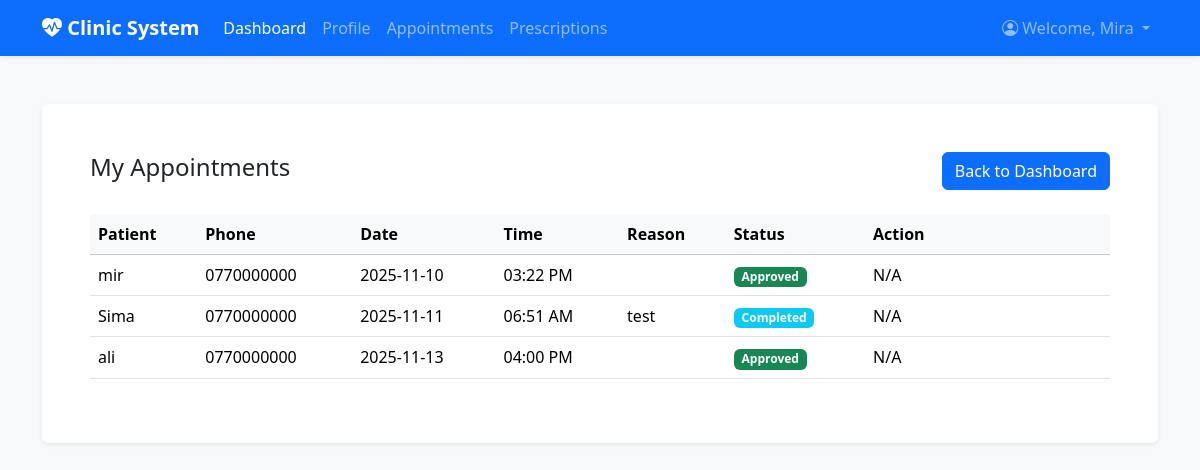
Page /Doctor/appointments.php (signed in) on the committed database.
### tables this page shows
CREATE TABLE `appointments` (
  `appointment_id` int(11) NOT NULL,
  `patient_id` int(11) DEFAULT NULL,
  `doctor_id` int(11) DEFAULT NULL,
  `appointment_date` date DEFAULT NULL,
  `appointment_time` time DEFAULT NULL,
  `status` enum('pending','approved','completed','cancelled') DEFAULT 'pending',
  `notes` text DEFAULT NULL,
  `created_at` timestamp NOT NULL DEFAULT current_timestamp()
);

CREATE TABLE `users` (
  `user_id` int(11) NOT NULL,
  `full_name` varchar(100) DEFAULT NULL,
  `email` varchar(100) DEFAULT NULL,
  `password_hash` varchar(255) DEFAULT NULL,
  `phone` varchar(20) DEFAULT NULL,
  `gender` enum('Male','Female','Other') DEFAULT NULL,
  `date_of_birth` date DEFAULT NULL,
  `role` enum('doctor','patient','admin') DEFAULT NULL,
  `created_at` timestamp NOT NULL DEFAULT current_timestamp()
);

### Doctor/appointments.php (the view, shortened to what this page needs)
<?php
include '../header.php';
$doctor_user_id = $_SESSION['user_id'];
$doctor_id = $conn->query("SELECT doctor_id FROM doctors WHERE user_id = $doctor_user_id")->fetch_assoc()['doctor_id'];
$query = "SELECT a.appointment_id, a.appointment_date, a.appointment_time, a.status, a.notes, u.full_name AS patient_name, u.phone AS patient_phone
          FROM appointments a JOIN patients p ON a.patient_id = p.patient_id JOIN users u ON p.user_id = u.user_id
          WHERE a.doctor_id = ? ORDER BY a.appointment_date, a.appointment_time";
$stmt = $conn->prepare($query); $stmt->bind_param("i", $doctor_id); $stmt->execute();
$result = $stmt->get_result();
function getStatusBadge($status) {
    switch ($status) {
        case 'approved': return 'success';
        case 'completed': return 'info';
    }
}
?>
<!DOCTYPE html>
<html lang="en">
<head>
    <link href="https://cdn.jsdelivr.net/npm/bootstrap@5.3.3/dist/css/bootstrap.min.css" rel="stylesheet">
    <link href="https://cdn.jsdelivr.net/npm/bootstrap-icons@1.11.3/font/bootstrap-icons.min.css" rel="stylesheet">
</head>
<body>
    <div class="container my-5">
        <div class="card shadow-sm border-0">
            <div class="card-body p-5">
                <div class="d-flex justify-content-between align-items-center mb-4">
                    <h2 class="h4">My Appointments</h2>
                    <a href="../dashboard.php" class="btn btn-primary">Back to Dashboard</a>
                </div>
                <div class="table-responsive">
                    <table class="table table-hover align-middle">
                        <thead class="table-light">
                            <tr>
                                <th>Patient</th><th>Phone</th><th>Date</th><th>Time</th>
                                <th>Reason</th><th>Status</th><th>Action</th>
                            </tr>
                        </thead>
                        <tbody>
                            <?php
                            if ($result->num_rows > 0) {
                                while($row = $result->fetch_assoc()) {
                                    $badge_class = getStatusBadge($row['status']);
                                    echo "<tr>";
                                    echo "<td>" . htmlspecialchars($row['patient_name']) . "</td>";
                                    echo "<td>" . htmlspecialchars($row['patient_phone']) . "</td>";
                                    echo "<td>" . htmlspecialchars($row['appointment_date']) . "</td>";
                                    echo "<td>" . htmlspecialchars(date('h:i A', strtotime($row['appointment_time']))) . "</td>";
                                    echo "<td>" . htmlspecialchars($row['notes']) . "</td>";
                                    echo "<td><span class='badge bg-{$badge_class}'>" . ucfirst(htmlspecialchars($row['status'])) . "</span></td>";
                                    echo "<td style='min-width: 170px;'>";
                                    if ($row['status'] == 'pending') {
                                        echo "<form action='appointments.php' method='POST' class='d-inline-block me-1'>
                                                <input type='hidden' name='appointment_id' value='{$row['appointment_id']}'>
                                                <button type='submit' name='action_approve' class='btn btn-sm btn-success'><i class='bi bi-check-lg'></i></button>
                                              </form>";
                                        echo "<form action='appointments.php' method='POST' class='d-inline-block'>
                                                <input type='hidden' name='appointment_id' value='{$row['appointment_id']}'>
                                                <button type='submit' name='action_cancel' class='btn btn-sm btn-danger'><i class='bi bi-x-lg'></i></button>
                                              </form>";
                                    } else echo "N/A";
                                    echo "</td></tr>";
                                }
                            } else echo "<tr><td colspan='7' class='text-center'>You have no appointments.</td></tr>";
                            ?>
                        </tbody>
                    </table>
                </div>
            </div>
        </div>
    </div>
</body>
</html>

### Assets/css/layout.css (style rules this page uses)
body { background-color: #f8f9fa; }
.card { border: 0; box-shadow: 0 4px 12px rgba(0, 0, 0, 0.05); }

### Doctor/appointments.php (style rules this page uses)
body { background-color: #f8f9fa; }

### rows in the picture
appointments: users.full_name "mir", users.phone "0770000000", appointment_date "2025-11-10", appointment_time "03:22 PM", status "Approved", shows "N/A"
appointments: users.full_name "Sima", users.phone "0770000000", appointment_date "2025-11-11", appointment_time "06:51 AM", notes "test", status "Completed", shows "N/A"
appointments: users.full_name "ali", users.phone "0770000000", appointment_date "2025-11-13", appointment_time "04:00 PM", status "Approved", shows "N/A"

### other values in the picture
$_SESSION['full_name'] "Mira"
